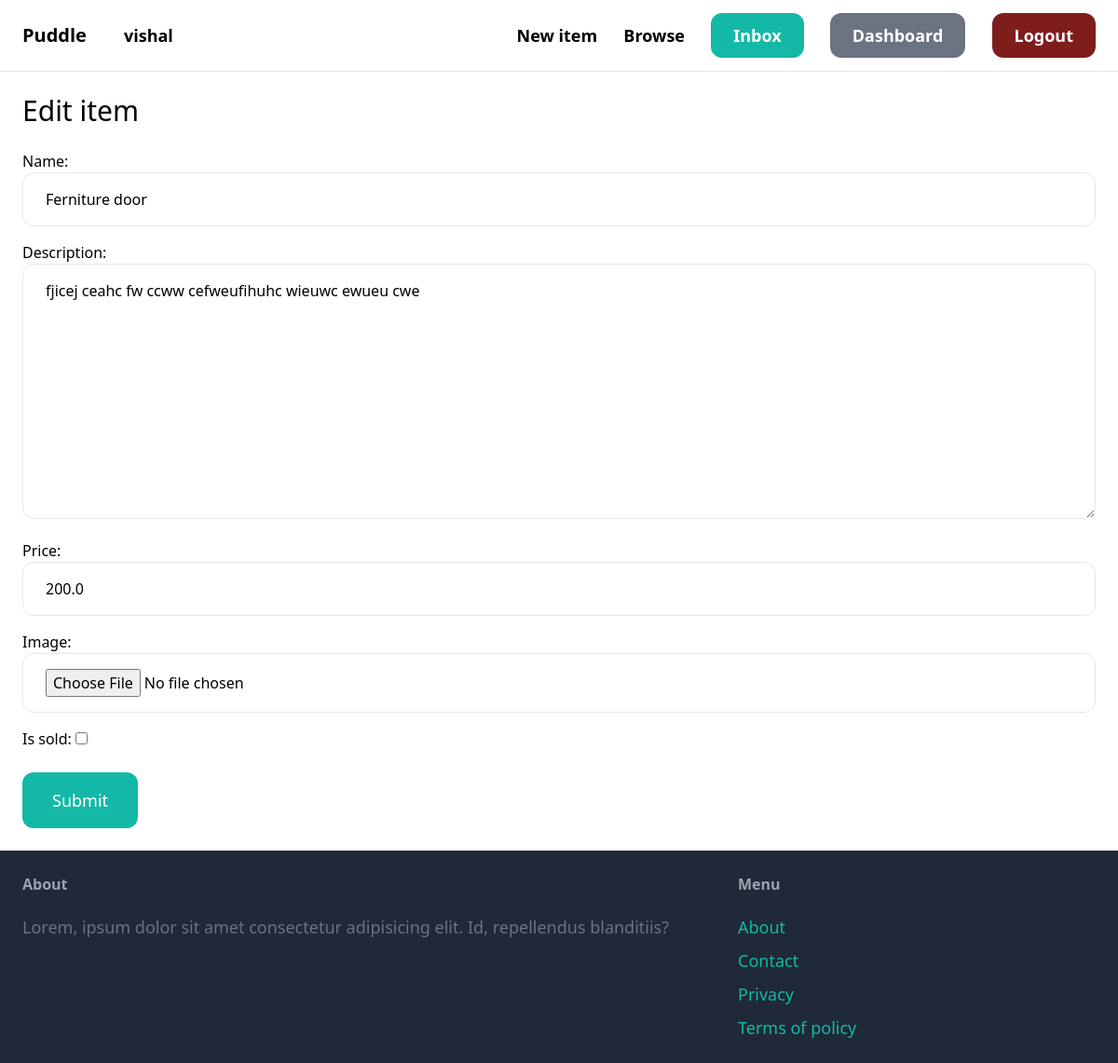
The app's page /items/4/edit/ (signed in), older data.
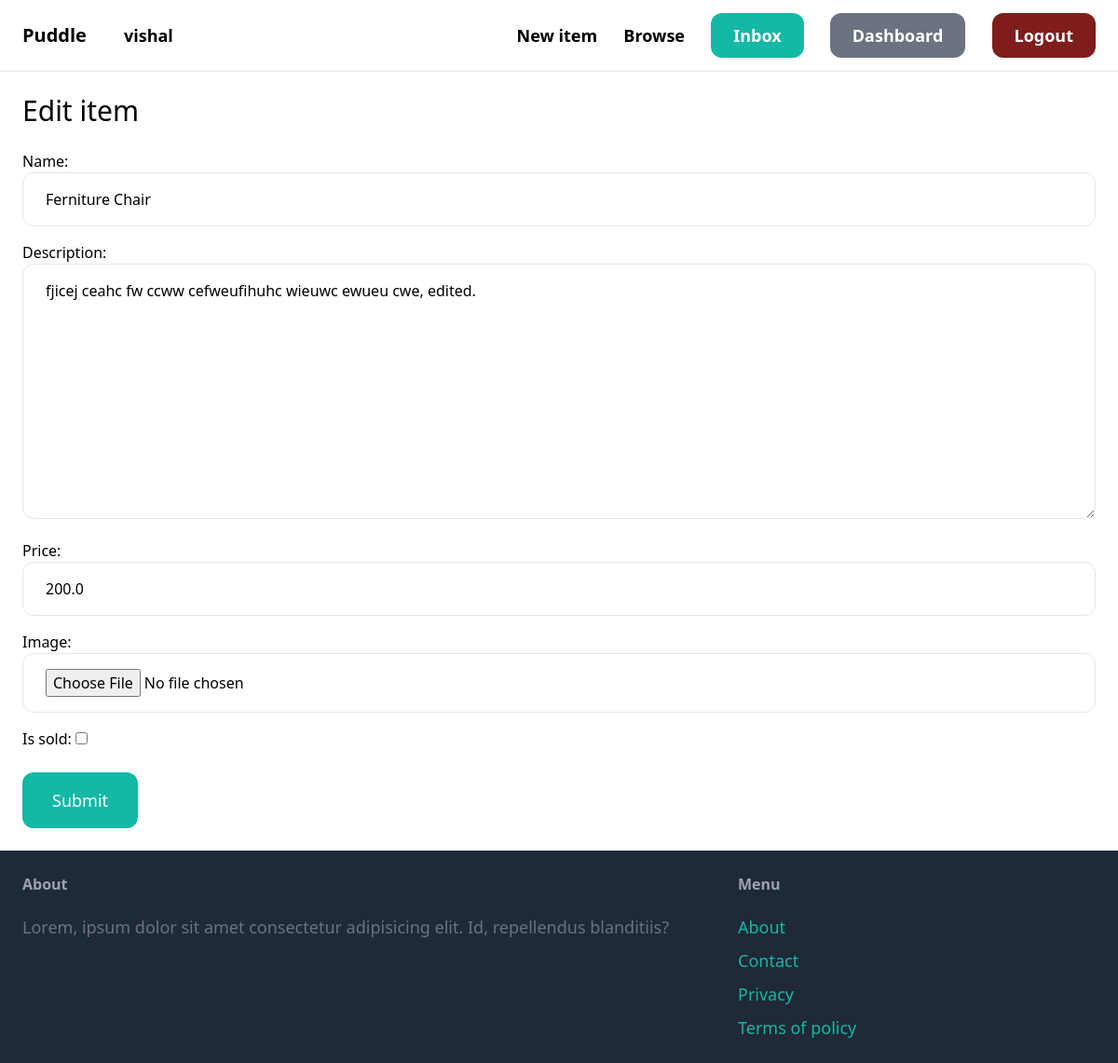
The same page, newer data.
### item/models.py (models this page shows, shortened)
class Item(models.Model):
    category= models.ForeignKey(Category, related_name='items', on_delete=models.CASCADE)
    name= models.CharField(max_length=255)
    description = models.TextField(blank=True, null=True)
    price = models.FloatField()
    image = models.ImageField(upload_to='item_images', blank=True, null=True)
    is_sold = models.BooleanField(default=False)
    created_by = models.ForeignKey(User, related_name = 'items', on_delete=models.CASCADE)
    created_at = models.DateTimeField(auto_now_add=True)

### item/views.py (the view)
# urls.py: path('<int:pk>/edit/', views.edit, name='edit'),
@login_required
def edit(request, pk):
    item = get_object_or_404(Item, pk=pk, created_by=request.user)
    if request.method == 'POST':
        form = EditItemForm(request.POST, request.FILES, instance=item)
        if form.is_valid():
            form.save()
            return redirect('item:detail', pk=item.id)
    else:
        form = EditItemForm(instance=item)
    return render(request, 'item/form.html',{
        'form':form,
        'title':'Edit item',
    })

### item/forms.py
class EditItemForm(forms.ModelForm):
    class Meta:
        model = Item
        fields = ('name', 'description', 'price','image','is_sold')
        widgets = {
            'name':forms.TextInput(attrs={
                'class':INPUT_CLASSES
            }),
            'description':forms.Textarea(attrs={
                'class':INPUT_CLASSES
            }),
            'price':forms.TextInput(attrs={
                'class':INPUT_CLASSES
            }),
            'image':forms.FileInput(attrs={
                'class':INPUT_CLASSES
            }),
        }

### item/templates/item/form.html (shortened to what this page needs)
{% extends "core/base.html" %}
{% block content %}
<h1 class="mb-6 text-3xl">{{title}}</h1>
<form action="." method='post' enctype='multipart/form-data'>
    <div class="space-y-4">
        {{form.as_p}}
    </div>
        <button class="mt-6 py-4 px-8 text-lg bg-teal-500 hover:bg-teal-700 rounded-xl text-white ">Submit</button>
</form>
{% endblock %}

Row changes from the older to the newer data that the page shows:
changed Item: name "Ferniture door" → "Ferniture Chair"; description "fjicej ceahc fw ccww cefweufihuhc wieuwc ewueu cwe" → "fjicej ceahc fw ccww cefweufihuhc wieuwc ewueu cwe, edited."
